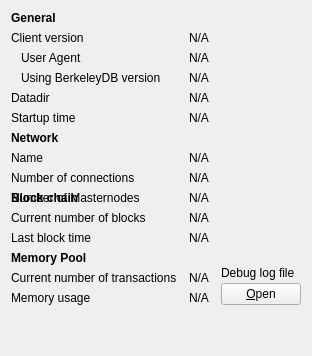
     <widget class="QWidget" name="tab_info">
      <attribute name="title">
       <string>&amp;Information</string>
      </attribute>
      <layout class="QGridLayout" name="gridLayout" columnstretch="0,1,0">
       <property name="horizontalSpacing">
        <number>12</number>
       </property>
       <item row="0" column="0">
        <widget class="QLabel" name="label_9">
         <property name="font">
          <font>
           <weight>75</weight>
           <bold>true</bold>
          </font>
         </property>
         <property name="text">
          <string>General</string>
         </property>
        </widget>
       </item>
       <item row="1" column="0">
        <widget class="QLabel" name="label_6">
         <property name="text">
          <string>Client version</string>
         </property>
        </widget>
       </item>
       <item row="1" column="1" colspan="2">
        <widget class="QLabel" name="clientVersion">
         <property name="cursor">
          <cursorShape>IBeamCursor</cursorShape>
         </property>
         <property name="text">
          <string>N/A</string>
         </property>
         <property name="textFormat">
          <enum>Qt::PlainText</enum>
         </property>
         <property name="textInteractionFlags">
          <set>Qt::LinksAccessibleByMouse|Qt::TextSelectableByKeyboard|Qt::TextSelectableByMouse</set>
         </property>
        </widget>
       </item>
       <item row="2" column="0">
        <widget class="QLabel" name="labelClientUserAgent">
         <property name="text">
          <string>User Agent</string>
         </property>
         <property name="indent">
          <number>10</number>
         </property>
        </widget>
       </item>
       <item row="2" column="1" colspan="2">
        <widget class="QLabel" name="clientUserAgent">
         <property name="cursor">
          <cursorShape>IBeamCursor</cursorShape>
         </property>
         <property name="text">
          <string>N/A</string>
         </property>
         <property name="textFormat">
          <enum>Qt::PlainText</enum>
         </property>
         <property name="textInteractionFlags">
          <set>Qt::LinksAccessibleByMouse|Qt::TextSelectableByKeyboard|Qt::TextSelectableByMouse</set>
         </property>
        </widget>
       </item>
       <item row="3" column="0">
        <widget class="QLabel" name="label_berkeleyDBVersion">
         <property name="text">
          <string>Using BerkeleyDB version</string>
         </property>
         <property name="indent">
          <number>10</number>
         </property>
        </widget>
       </item>
       <item row="3" column="1" colspan="2">
        <widget class="QLabel" name="berkeleyDBVersion">
         <property name="cursor">
          <cursorShape>IBeamCursor</cursorShape>
         </property>
         <property name="text">
          <string>N/A</string>
         </property>
         <property name="textFormat">
          <enum>Qt::PlainText</enum>
         </property>
         <property name="textInteractionFlags">
          <set>Qt::LinksAccessibleByMouse|Qt::TextSelectableByKeyboard|Qt::TextSelectableByMouse</set>
         </property>
        </widget>
       </item>
       <item row="4" column="0">
        <widget class="QLabel" name="label_12">
         <property name="text">
          <string>Datadir</string>
         </property>
        </widget>
       </item>
       <item row="4" column="1" colspan="2">
        <widget class="QLabel" name="dataDir">
         <property name="cursor">
          <cursorShape>IBeamCursor</cursorShape>
         </property>
         <property name="text">
          <string>N/A</string>
         </property>
         <property name="textFormat">
          <enum>Qt::PlainText</enum>
         </property>
         <property name="wordWrap">
          <bool>true</bool>
         </property>
         <property name="textInteractionFlags">
          <set>Qt::LinksAccessibleByMouse|Qt::TextSelectableByKeyboard|Qt::TextSelectableByMouse</set>
         </property>
        </widget>
       </item>
       <item row="5" column="0">
        <widget class="QLabel" name="label_13">
         <property name="text">
          <string>Startup time</string>
         </property>
        </widget>
       </item>
       <item row="5" column="1" colspan="2">
        <widget class="QLabel" name="startupTime">
         <property name="cursor">
          <cursorShape>IBeamCursor</cursorShape>
         </property>
         <property name="text">
          <string>N/A</string>
         </property>
         <property name="textFormat">
          <enum>Qt::PlainText</enum>
         </property>
         <property name="textInteractionFlags">
          <set>Qt::LinksAccessibleByMouse|Qt::TextSelectableByKeyboard|Qt::TextSelectableByMouse</set>
         </property>
        </widget>
       </item>
       <item row="6" column="0">
           <widget class="QLabel" name="labelNetwork">
               <property name="font">
                   <font>
                       <weight>75</weight>
                       <bold>true</bold>
                   </font>
               </property>
               <property name="text">
                   <string>Network</string>
               </property>
           </widget>
       </item>
       <item row="7" column="0">
        <widget class="QLabel" name="label_8">
         <property name="text">
          <string>Name</string>
         </property>
        </widget>
       </item>
       <item row="7" column="1" colspan="2">
        <widget class="QLabel" name="networkName">
         <property name="cursor">
          <cursorShape>IBeamCursor</cursorShape>
         </property>
         <property name="text">
          <string>N/A</string>
         </property>
         <property name="textFormat">
          <enum>Qt::PlainText</enum>
         </property>
         <property name="textInteractionFlags">
          <set>Qt::LinksAccessibleByMouse|Qt::TextSelectableByKeyboard|Qt::TextSelectableByMouse</set>
         </property>
        </widget>
       </item>
       <item row="8" column="0">
        <widget class="QLabel" name="label_7">
         <property name="text">
          <string>Number of connections</string>
         </property>
        </widget>
       </item>
       <item row="8" column="1" colspan="2">
        <widget class="QLabel" name="numberOfConnections">
         <property name="cursor">
          <cursorShape>IBeamCursor</cursorShape>
         </property>
         <property name="text">
          <string>N/A</string>
         </property>
         <property name="textFormat">
          <enum>Qt::PlainText</enum>
         </property>
         <property name="textInteractionFlags">
          <set>Qt::LinksAccessibleByMouse|Qt::TextSelectableByKeyboard|Qt::TextSelectableByMouse</set>
         </property>
        </widget>
       </item>
       <item row="9" column="0">
        <widget class="QLabel" name="masternodeCountLabel">
         <property name="text">
          <string>Number of Masternodes</string>
         </property>
        </widget>
       </item>
       <item row="9" column="1">
        <widget class="QLabel" name="masternodeCount">
         <property name="text">
          <string>N/A</string>
         </property>
        </widget>
       </item>
       <item row="9" column="0">
        <widget class="QLabel" name="label_10">
         <property name="font">
          <font>
           <weight>75</weight>
           <bold>true</bold>
          </font>
         </property>
         <property name="text">
          <string>Block chain</string>
         </property>
        </widget>
       </item>
       <item row="10" column="0">
        <widget class="QLabel" name="label_3">
         <property name="text">
          <string>Current number of blocks</string>
         </property>
        </widget>
       </item>
       <item row="10" column="1" colspan="2">
        <widget class="QLabel" name="numberOfBlocks">
         <property name="cursor">
          <cursorShape>IBeamCursor</cursorShape>
         </property>
         <property name="text">
          <string>N/A</string>
         </property>
         <property name="textFormat">
          <enum>Qt::PlainText</enum>
         </property>
         <property name="textInteractionFlags">
          <set>Qt::LinksAccessibleByMouse|Qt::TextSelectableByKeyboard|Qt::TextSelectableByMouse</set>
         </property>
        </widget>
       </item>
       <item row="11" column="0">
        <widget class="QLabel" name="labelLastBlockTime">
         <property name="text">
          <string>Last block time</string>
         </property>
        </widget>
       </item>
       <item row="11" column="1" colspan="2">
        <widget class="QLabel" name="lastBlockTime">
         <property name="cursor">
          <cursorShape>IBeamCursor</cursorShape>
         </property>
         <property name="text">
          <string>N/A</string>
         </property>
         <property name="textFormat">
          <enum>Qt::PlainText</enum>
         </property>
         <property name="textInteractionFlags">
          <set>Qt::LinksAccessibleByMouse|Qt::TextSelectableByKeyboard|Qt::TextSelectableByMouse</set>
         </property>
        </widget>
       </item>
       <item row="12" column="0">
        <widget class="QLabel" name="labelMempoolTitle">
         <property name="font">
          <font>
           <weight>75</weight>
           <bold>true</bold>
          </font>
         </property>
         <property name="text">
          <string>Memory Pool</string>
         </property>
        </widget>
       </item>
       <item row="13" column="0">
        <widget class="QLabel" name="labelNumberOfTransactions">
         <property name="text">
          <string>Current number of transactions</string>
         </property>
        </widget>
       </item>
       <item row="13" column="1">
        <widget class="QLabel" name="mempoolNumberTxs">
         <property name="cursor">
          <cursorShape>IBeamCursor</cursorShape>
         </property>
         <property name="text">
          <string>N/A</string>
         </property>
         <property name="textFormat">
          <enum>Qt::PlainText</enum>
         </property>
         <property name="textInteractionFlags">
          <set>Qt::LinksAccessibleByMouse|Qt::TextSelectableByKeyboard|Qt::TextSelectableByMouse</set>
         </property>
        </widget>
       </item>
       <item row="14" column="0">
        <widget class="QLabel" name="labelMemoryUsage">
         <property name="text">
          <string>Memory usage</string>
         </property>
        </widget>
       </item>
       <item row="14" column="1">
        <widget class="QLabel" name="mempoolSize">
         <property name="cursor">
          <cursorShape>IBeamCursor</cursorShape>
         </property>
         <property name="text">
          <string>N/A</string>
         </property>
         <property name="textFormat">
          <enum>Qt::PlainText</enum>
         </property>
         <property name="textInteractionFlags">
          <set>Qt::LinksAccessibleByMouse|Qt::TextSelectableByKeyboard|Qt::TextSelectableByMouse</set>
         </property>
        </widget>
       </item>
       <item row="12" column="2" rowspan="3">
        <layout class="QVBoxLayout" name="verticalLayoutDebugButton">
         <property name="spacing">
          <number>3</number>
         </property>
         <item>
          <spacer name="verticalSpacer_2">
           <property name="orientation">
            <enum>Qt::Vertical</enum>
           </property>
           <property name="sizeHint" stdset="0">
            <size>
             <width>10</width>
             <height>5</height>
            </size>
           </property>
          </spacer>
         </item>
         <item>
          <widget class="QLabel" name="labelDebugLogfile">
           <property name="text">
            <string>Debug log file</string>
           </property>
          </widget>
         </item>
         <item>
          <widget class="QPushButton" name="openDebugLogfileButton">
           <property name="toolTip">
            <string>Open the %1 debug log file from the current data directory. This can take a few seconds for large log files.</string>
           </property>
           <property name="text">
            <string>&amp;Open</string>
           </property>
           <property name="autoDefault">
            <bool>false</bool>
           </property>
          </widget>
         </item>
        </layout>
       </item>
       <item row="15" column="0">
        <spacer name="verticalSpacer">
         <property name="orientation">
          <enum>Qt::Vertical</enum>
         </property>
         <property name="sizeHint" stdset="0">
          <size>
           <width>20</width>
           <height>40</height>
          </size>
         </property>
        </spacer>
       </item>
      </layout>
     </widget>
